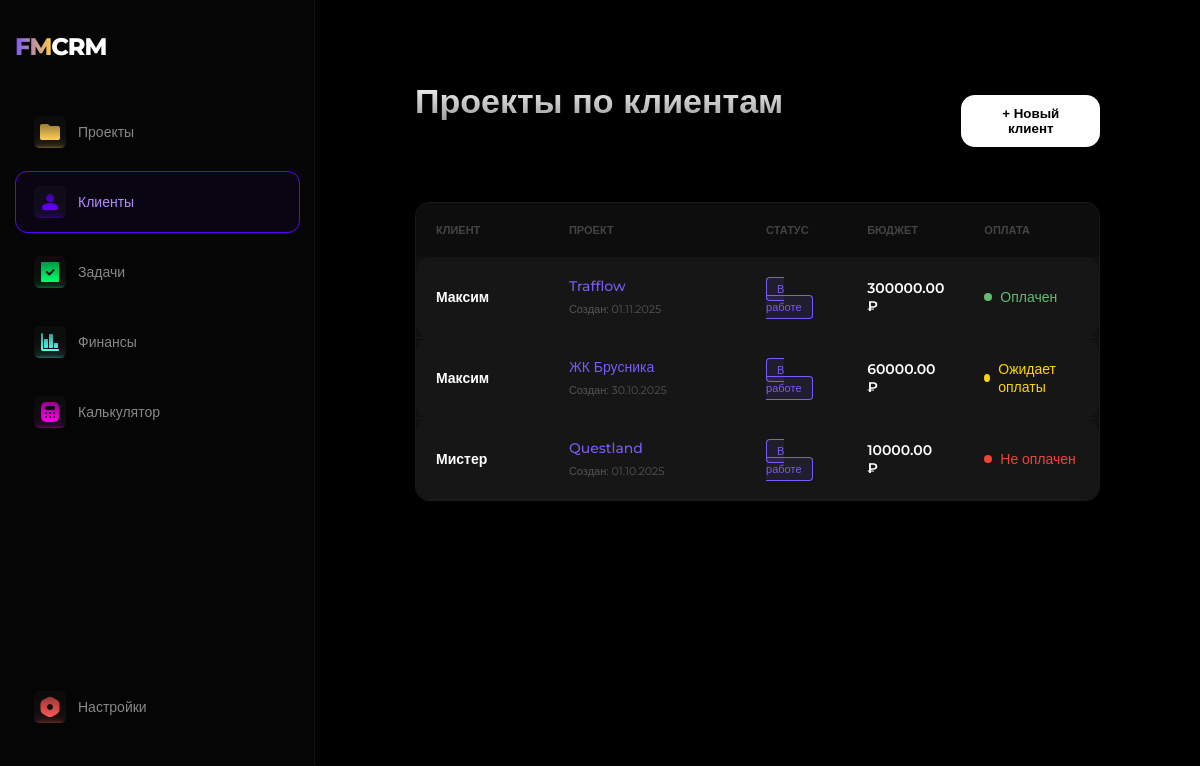
The page /clients/ on the database as committed earlier.
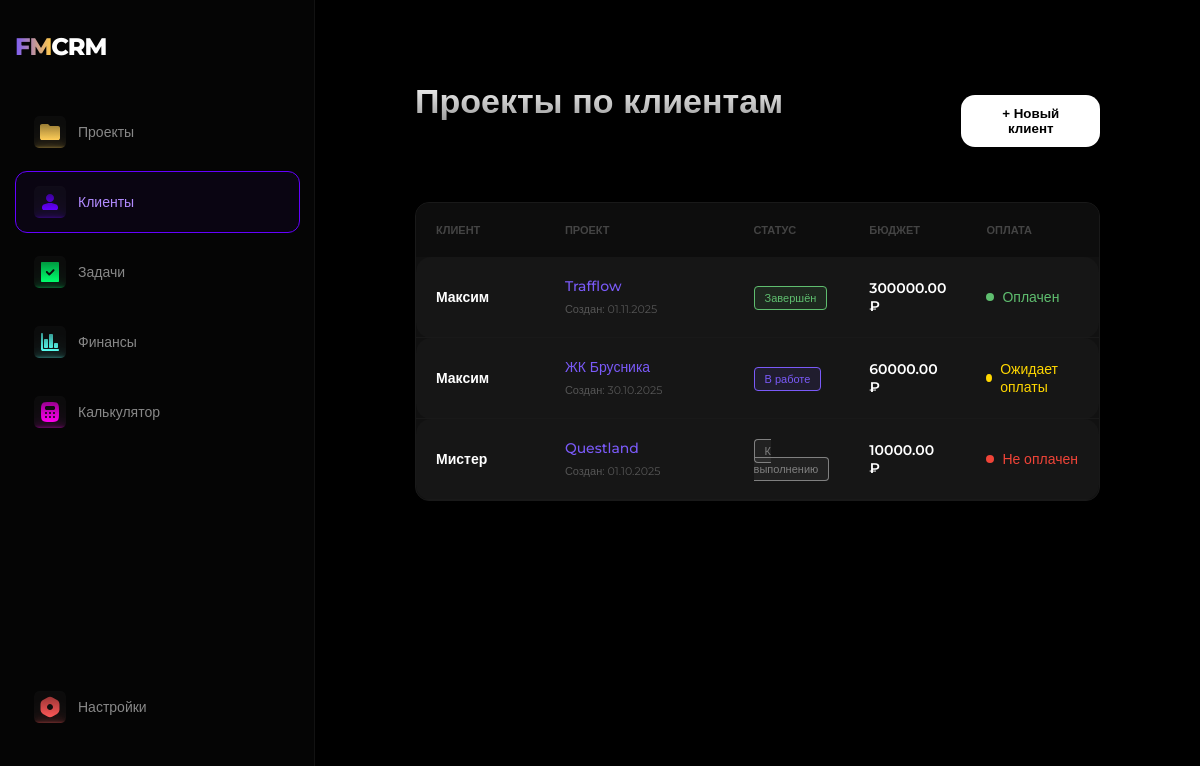
The same page on the database as committed later.
### crm/models.py (models this page shows, shortened)
class Project(models.Model):
    STATUS_CHOICES = (
        ('planned', 'К выполнению'),
        ('inwork', 'В работе'),
        ('done', 'Завершён'),
        ('overdue', 'Просрочен'),
        ('paused', 'Приостановлен'),
    )
    PAYMENT_CHOICES = (
        ('paid', 'Оплачен'),
        ('not_paid', 'Не оплачен'),
        ('pending', 'Ожидает оплаты'),
    )
    title = models.CharField(max_length=200, verbose_name="Название проекта")
    client = models.ForeignKey(
        Client,
        on_delete=models.SET_NULL,
        null=True,
        blank=True,
        related_name='projects',
        verbose_name="Клиент"
    )
    description = models.TextField(blank=True, null=True, verbose_name="Описание проекта")
    status = models.CharField(max_length=20, choices=STATUS_CHOICES, default='planned', verbose_name="Статус")
    budget = models.DecimalField(max_digits=10, decimal_places=2, null=True, blank=True, verbose_name="Бюджет")
    start_date = models.DateField(null=True, blank=True, verbose_name="Дата начала")
    end_date = models.DateField(null=True, blank=True, verbose_name="Дата завершения")
    payment_status = models.CharField(max_length=20, choices=PAYMENT_CHOICES, default='not-paid', verbose_name="Оплата")
    order = models.PositiveIntegerField(default=0, verbose_name="Позиция")
    def get_status_display(self):
        return dict(self.STATUS_CHOICES).get(self.status, '—')
    def get_payment_status_display(self):
        return dict(self.PAYMENT_CHOICES).get(self.payment_status, '—')
    class Meta:
        ordering = ['status', 'order', 'id']

class Client(models.Model):
    name = models.CharField(max_length=200, verbose_name="Имя/Компания")
    contact_person = models.CharField(max_length=200, blank=True, null=True, verbose_name="Контактное лицо")
    email = models.EmailField(blank=True, null=True, verbose_name="Email")
    phone = models.CharField(max_length=20, blank=True, null=True, verbose_name="Телефон")
    telegram = models.CharField(max_length=100, blank=True, null=True, verbose_name="Telegram")
    is_vip = models.BooleanField(default=False, verbose_name="VIP статус")
    created_at = models.DateTimeField(auto_now_add=True, verbose_name="Дата добавления")
    class Meta:
        verbose_name = "Клиент"
        verbose_name_plural = "Клиенты"
        ordering = ['name']

### crm/views.py (the view)
# urls.py: path('clients/', views.client_projects_view, name='clients'),
def client_projects_view(request):
    all_projects = Project.objects.select_related('client').all().order_by('client__name', '-start_date')
    return render(request, 'clients.html', {'projects': all_projects})

### templates/clients.html (shortened to what the changed rows need)
{% extends 'base.html' %}
{% block content %}
<div class="content">
    <div class="topbar">
        <h1>Проекты по клиентам</h1>
    </div>
    <div class="project-card" style="padding: 0; overflow: hidden; border: 1px solid #191919; background-color: #111;">
        <table style="width: 100%; border-collapse: collapse; color: white; text-align: left;">
            <thead>
                <tr style="background-color: #0D0D0D; color: #808080; font-size: 12px; text-transform: uppercase;">
                    <th style="padding: 20px; width: 20%;">Клиент</th>
                    <th style="padding: 20px; width: 30%;">Проект</th>
                    <th style="padding: 20px; width: 15%;">Статус</th>
                    <th style="padding: 20px; width: 15%;">Бюджет</th>
                    <th style="padding: 20px; width: 20%;">Оплата</th>
                </tr>
            </thead>
            <tbody style="font-size: 14px;">
                {% for project in projects %}
                <tr style="border-bottom: 1px solid #191919; transition: background 0.2s;" onmouseover="this.style.backgroundColor='#161616'" onmouseout="this.style.backgroundColor='transparent'">
                    <td style="padding: 20px;">
                        <div style="font-weight: 600; color: #fff;">
                            {{ project.client.name|default:"Без клиента" }}
                        </div>
                    </td>
                    <td style="padding: 20px;">
                        <a href="{% url 'project_detail' project.id %}" style="color: #7A5AF8; text-decoration: none; font-weight: 500; display: block; margin-bottom: 4px;">
                            {{ project.title }}
                        </a>
                        <span style="font-size: 11px; color: #555;">Создан: {{ project.start_date|date:"d.m.Y" }}</span>
                    </td>
                    <td style="padding: 20px;">
                        <span style="padding: 4px 10px; border-radius: 4px; font-size: 11px; font-weight: 500; border: 1px solid;
                            {% if project.status == 'done' %} background: rgba(95,190,111,0.1); color: #5FBE6F; border-color: #5FBE6F;
                            {% elif project.status == 'inwork' %} background: rgba(122,90,248,0.1); color: #7A5AF8; border-color: #7A5AF8;
                            {% elif project.status == 'overdue' %} background: rgba(240,68,56,0.1); color: #F04438; border-color: #F04438;
                            {% else %} background: rgba(128,128,128,0.1); color: #808080; border-color: #808080; {% endif %}">
                            {{ project.get_status_display }}
                        </span>
                    </td>
                    <td style="padding: 20px; font-weight: 600;">
                        {{ project.budget|default:"0" }} ₽
                    </td>
                    <td style="padding: 20px;">
                        <div style="display: flex; align-items: center; gap: 8px;">
                            <div style="width: 8px; height: 8px; border-radius: 50%;
                                {% if project.payment_status == 'paid' %} background-color: #5FBE6F;
                                {% elif project.payment_status == 'pending' %} background-color: #FFD700;
                                {% else %} background-color: #F04438; {% endif %}">
                            </div>
                            <span style="font-weight: 500;
                                {% if project.payment_status == 'paid' %} color: #5FBE6F;
                                {% elif project.payment_status == 'pending' %} color: #FFD700;
                                {% else %} color: #F04438; {% endif %}">
                                {{ project.get_payment_status_display }}
                            </span>
                        </div>
                    </td>
                </tr>
                {% empty %}
                <tr>
                    <td colspan="5" style="padding: 40px; text-align: center; color: #666;">
                        Проектов пока нет. Добавьте первый проект и привяжите его к клиенту.
                    </td>
                </tr>
                {% endfor %}
            </tbody>
        </table>
    </div>
</div>
{% endblock %}

Rows that differ between the two databases and show on the page:
changed Project "Trafflow": status "В работе" → "Завершён"
changed Project "Questland": status "В работе" → "К выполнению"
